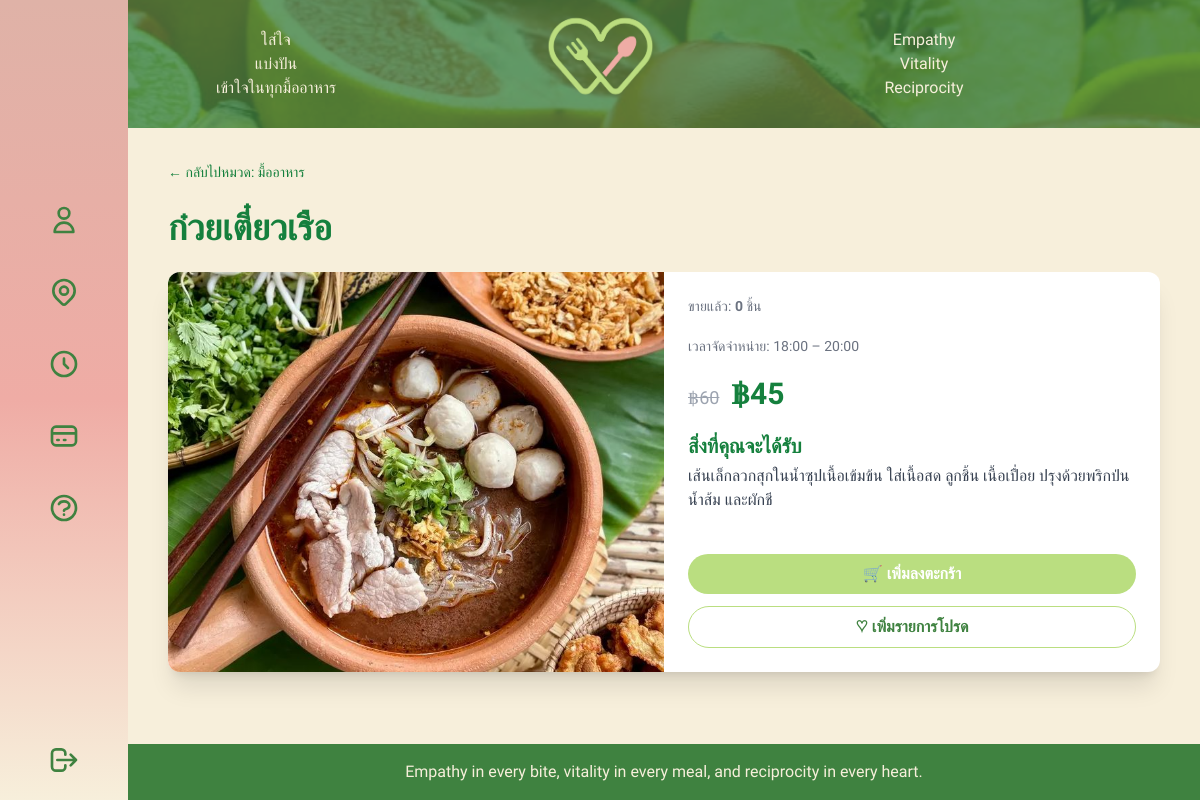
The page /menu/2/ on the database its author committed.
### myapp/models.py (models this page shows, shortened)
class Menu(models.Model):
    restaurant      = models.ForeignKey(
        'Restaurant',
        on_delete=models.CASCADE,
        related_name='menus',
        verbose_name='ร้านอาหาร'
    )
    title           = models.CharField("ชื่อเมนู", max_length=100)
    image           = models.ImageField("รูปเมนู", upload_to='menus/', blank=True)
    description     = models.TextField("คำอธิบายสั้น", blank=True)
    details         = models.TextField("รายละเอียดเพิ่มเติม", blank=True)
    price           = models.DecimalField("ราคาปกติ", max_digits=8, decimal_places=2)
    discount_price = models.DecimalField(
    "ราคาหลังลด", max_digits=8, decimal_places=2,
    default=0.0,
    help_text="ถ้าไม่ลด ก็ใส่เท่ากับราคาปกติ"
    )
    start_time      = models.TimeField(
        "เวลาเริ่มขาย", default=timezone.now,
        help_text="เช่น 10:00:00"
    )
    end_time        = models.TimeField(
        "เวลาปิดขาย", default=timezone.now,
        help_text="เช่น 22:00:00"
    )
    favorites       = models.ManyToManyField(
        settings.AUTH_USER_MODEL,
        blank=True,
        related_name='favorite_menus',
        verbose_name="ผู้ที่ชื่นชอบ"
    )
    class Meta:
        verbose_name        = "เมนู"
        verbose_name_plural = "เมนู"
    @property
    def sold_count(self):
        result = self.orderitem_set.aggregate(total=Sum('quantity'))['total']
        return result or 0
    sold_count.fget.short_description = "ขายแล้ว"

class Restaurant(models.Model):
    name       = models.CharField("ชื่อร้าน", max_length=100)
    category   = models.ForeignKey(Category, on_delete=models.SET_NULL,
                                   null=True, related_name='restaurants')
    image      = models.ImageField("รูปภาพร้าน", upload_to='restaurants/', blank=True)
    description= models.TextField("คำอธิบาย", blank=True)
    favorites  = models.ManyToManyField(User,
                       blank=True,
                       related_name='favorite_restaurants',
                       verbose_name="ผู้ที่ชื่นชอบ")
    class Meta:
        verbose_name        = "ร้านอาหาร"
        verbose_name_plural = "ร้านอาหาร"

class Category(models.Model):
    name         = models.SlugField("รหัสหมวด", max_length=50, unique=True)
    display_name = models.CharField("ชื่อหมวด", max_length=100)
    image        = models.ImageField("รูปหมวด", upload_to='categories/', blank=True)
    class Meta:
        verbose_name        = "หมวดหมู่อาหาร"
        verbose_name_plural = "หมวดหมู่อาหาร"

### myapp/views.py (the view)
# urls.py: path('menu/<int:menu_id>/', views.menu_detail, name='menu_detail'),
def menu_detail(request, menu_id):
    menu = get_object_or_404(Menu, pk=menu_id)
    return render(request, 'shop_detail.html', {
        'menu': menu
    })

### myapp/templatetags/currency_filters.py (called while the page is built)
@register.filter
def currency(value, symbol='฿'):
    try:
        val = float(value)
    except (TypeError, ValueError):
        return value
    formatted = f"{val:,.0f}"
    return f"{symbol}{formatted}"

### myapp/templates/shop_detail.html (shortened to what this page needs)
{% extends 'base.html' %}
{% load static %}
{% load currency_filters %}
{% block content %}
<div class="container mx-auto px-4 py-8">
  <p class="mb-6">
    <a href="{% url 'shop_list' menu.restaurant.category.name %}"
       class="text-green-700 hover:underline text-sm">
      ← กลับไปหมวด: {{ menu.restaurant.category.display_name }}
    </a>
  </p>
  <h1 class="text-4xl font-bold text-green-700 mb-6">
    {{ menu.title }}
  </h1>
  <div class="bg-white rounded-xl shadow-xl overflow-hidden grid grid-cols-1 md:grid-cols-2 gap-0">
    {% if menu.image %}
      <div>
        <img src="{{ menu.image.url }}" alt="{{ menu.title }}"
             class="w-full h-[400px] object-cover">
      </div>
    {% else %}
      <div class="bg-gray-100 flex items-center justify-center h-[400px]">
        <span class="text-gray-500">ไม่มีรูปภาพ</span>
      </div>
    {% endif %}
    <div class="p-6 flex flex-col justify-between">
      <div class="space-y-5">
        <p class="text-sm text-gray-500">ขายแล้ว: <strong>{{ menu.sold_count }}</strong> ชิ้น</p>
        <p class="text-sm text-gray-500">
          เวลาจัดจำหน่าย: {{ menu.start_time|time:"H:i" }} – {{ menu.end_time|time:"H:i" }}
        </p>
        <div class="flex items-baseline space-x-3">
          {% if menu.price > menu.discount_price %}
            <span class="text-gray-400 line-through text-lg">{{ menu.price|currency:"฿" }}</span>
          {% endif %}
          <span class="text-3xl font-bold text-green-700">{{ menu.discount_price|currency:"฿" }}</span>
        </div>
        {% if menu.description %}
          <div>
            <h2 class="text-xl font-semibold text-green-700 mb-1">สิ่งที่คุณจะได้รับ</h2>
            <p class="text-gray-700">{{ menu.description }}</p>
          </div>
        {% endif %}
      </div>
      <div class="pt-6 space-y-3">
        <form action="{% url 'add_to_cart' menu.id %}" method="post">
          <button type="submit"
                  class="w-full bg-[#bade80] hover:bg-[#a8d266] text-white font-semibold
                         py-2 rounded-full transition">
            🛒 เพิ่มลงตะกร้า
          </button>
        </form>
        <form action="{% url 'toggle_favorite_menu' menu.id %}" method="post">
          <button type="submit"
                  class="w-full border border-[#bade80] text-[#3F8240] hover:bg-[#f4faea]
                         font-semibold py-2 rounded-full transition">
            ♡ เพิ่มรายการโปรด
          </button>
        </form>
      </div>
    </div>
  </div>
</div>
{% endblock %}

### myapp/templates/base.html (style rules this page uses)
body { font-family:'Prompt','Montserrat',sans-serif; }

### rows shown on the page
Menu: restaurant.category.display_name "มื้ออาหาร", title "ก๋วยเตี๋ยวเรือ", image (picture), sold_count "0", start_time "18:00", end_time "20:00", price "฿60", discount_price "฿45", description "เส้นเล็กลวกสุกในน้ำซุปเนื้อเข้มข้น ใส่เนื้อสด ลูกชิ้น เนื้อเปื่อย ปรุงด้วยพริกป่น น้ำส้ม และผักชี"
